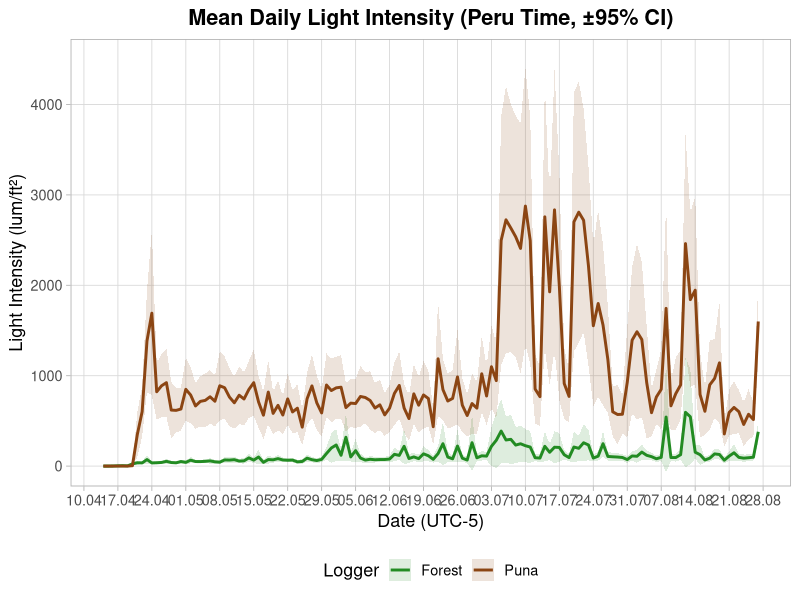
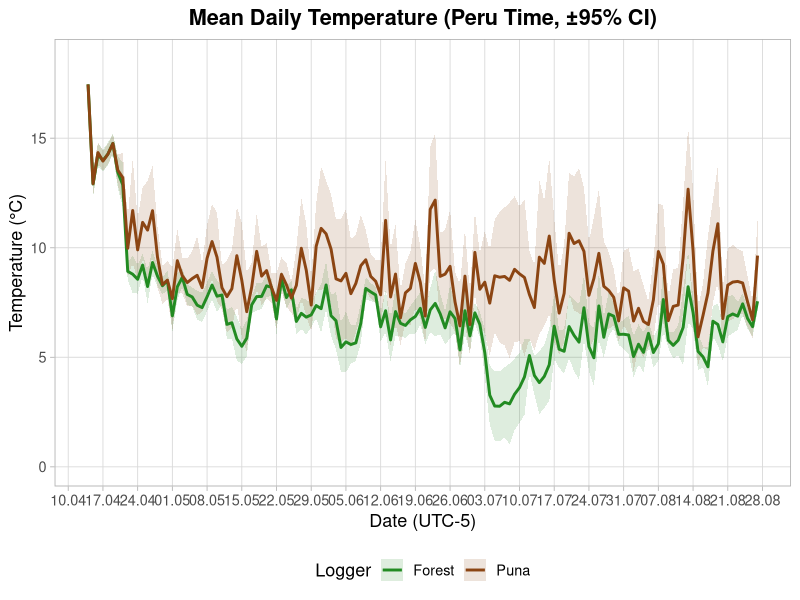
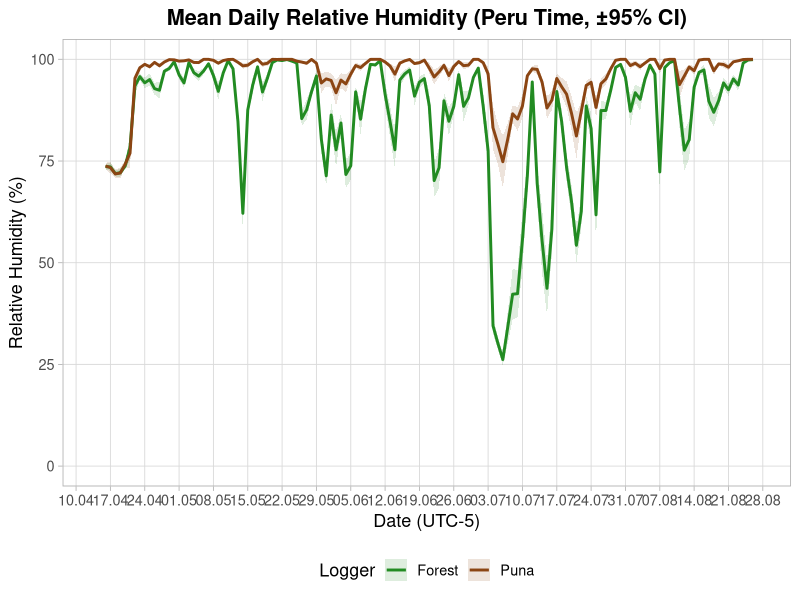
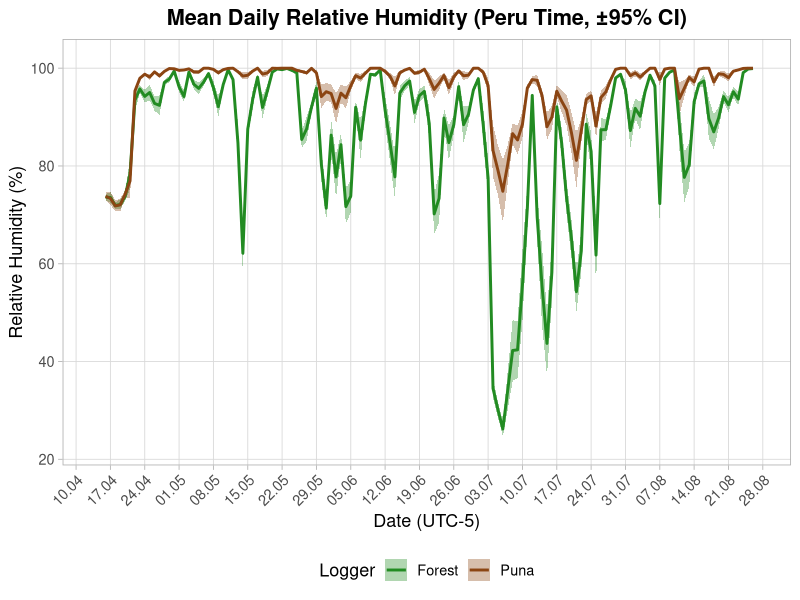
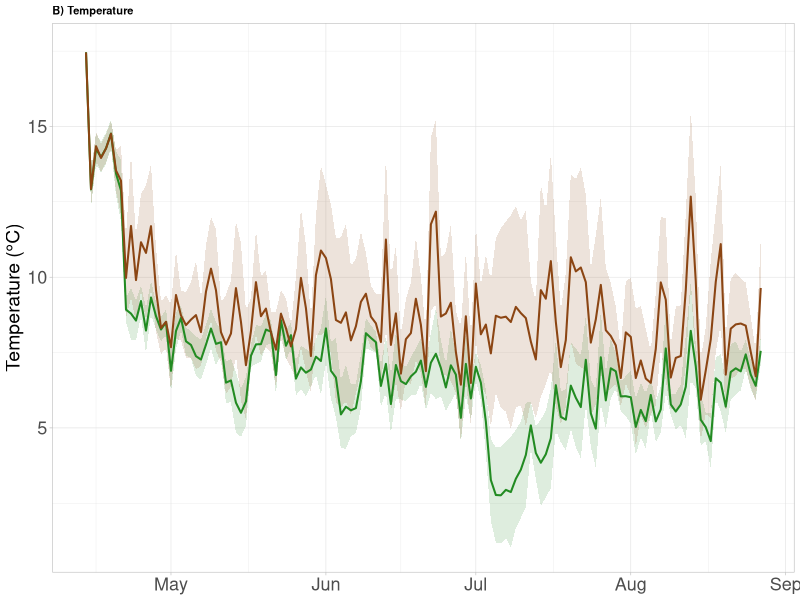
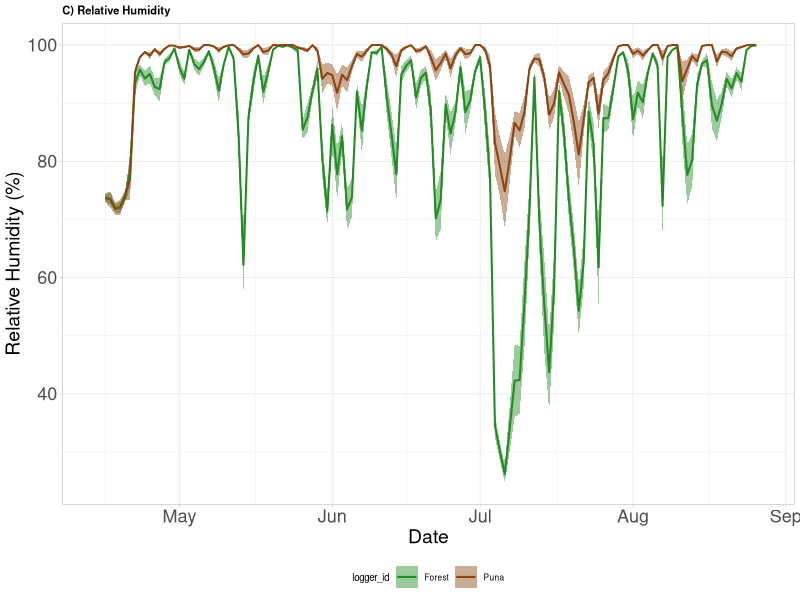
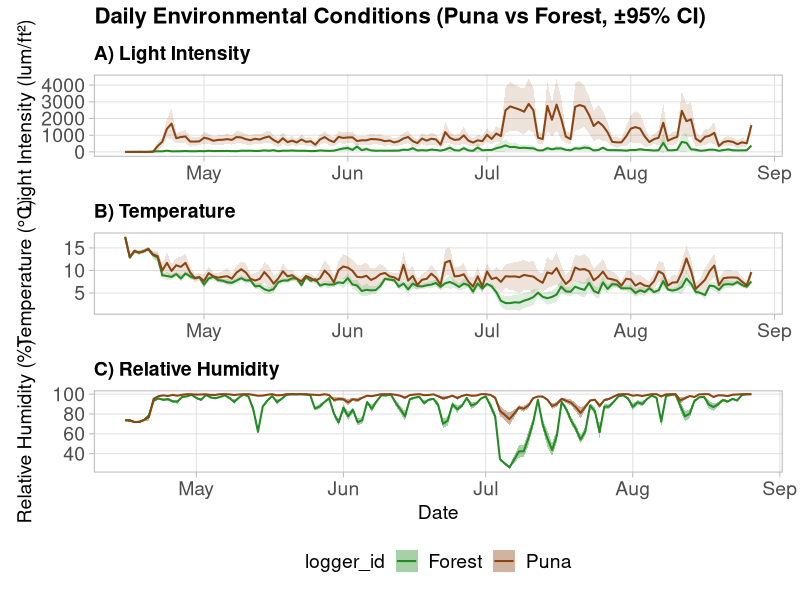
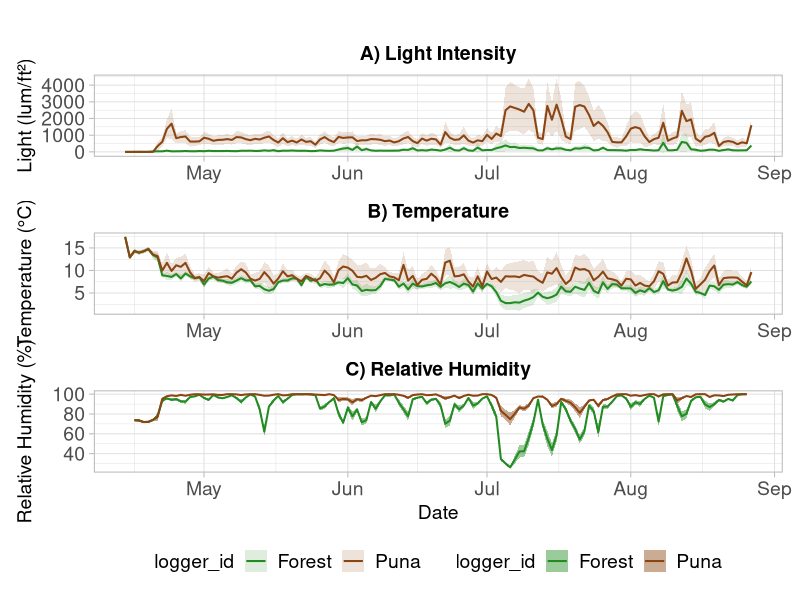

The R source for these figures, in order:
## ---- chunk 1
setwd("C:/Users/edith clemente arena/Desktop/EPIFITAS -GRADIENTE/treeline-epiphytes/treeline-epiphytes/Doble_filtro/Data")
climadata <- read.csv("dataclima.csv", header = TRUE, sep = ";", stringsAsFactors = FALSE)
str(climadata)      # Estructura de la base de datos
head(climadata)
head(climadata$date_hour)
str(climadata$date_hour)
## ---- chunk 2
library(tidyverse)
library(dplyr)
library(ggplot2)
library(lubridate)
library(tidyr)
library(patchwork)
# 1️⃣ Convertir la fecha-hora al formato correcto
climadata <- climadata %>%
  mutate(date_hour = as.POSIXct(date_hour, format = "%d/%m/%Y %H:%M", tz = "America/Lima"))
# 2️⃣ Reorganizar datos en formato largo (para ggplot)
clima_long <- climadata %>%
  dplyr::select(date_hour, ilum_puna, ilum_forest) %>%
  pivot_longer(
    cols = c(ilum_puna, ilum_forest),
    names_to = "logger_id",
    values_to = "light_lum_ft2"
  ) %>%
  mutate(date = as.Date(date_hour))  # extraer solo la fecha
# 3️⃣ Calcular la media diaria ±95% CI por logger
daily_light <- clima_long %>%
  group_by(date, logger_id) %>%
  summarise(
    n_obs   = sum(!is.na(light_lum_ft2)),
    light_mean = mean(light_lum_ft2, na.rm = TRUE),
    light_sd   = sd(light_lum_ft2, na.rm = TRUE),
    se_l       = light_sd / sqrt(pmax(n_obs, 1)),
    tcrit      = qt(0.975, df = pmax(n_obs - 1, 1)),
    ci         = tcrit * se_l,
    .groups = "drop"
  )
# 4️⃣ Gráfico: Mean Daily Light Intensity (±95% CI)
ggplot(daily_light, aes(x = date, y = light_mean, color = logger_id, fill = logger_id)) +
  geom_ribbon(aes(ymin = light_mean - ci, ymax = light_mean + ci), alpha = 0.15, color = NA) +
  geom_line(linewidth = 1) +
  labs(
    title = "Mean Daily Light Intensity (Peru Time, ±95% CI)",
    x = "Date (UTC-5)",
    y = "Light Intensity (lum/ft²)",
    color = "Logger",
    fill  = "Logger"
  ) +
  scale_color_manual(values = c(
    "ilum_forest" = "#228B22",
    "ilum_puna"   = "#8B4513"
  ),
  labels = c("Forest", "Puna")) +
  scale_fill_manual(values = c(
    "ilum_forest" = "#228B22",
    "ilum_puna"   = "#8B4513"
  ),
  labels = c("Forest", "Puna")) +
  scale_x_date(date_breaks = "7 days", date_labels = "%d.%m") +
  coord_cartesian(ylim = c(0, 4500)) +                        # ajusta el rango según tus valores
  scale_y_continuous(breaks = seq(0, 9000, by = 1000)) +
  theme_light(base_size = 13) +
  theme(
    legend.position = "bottom",
    panel.grid.major = element_line(color = "grey85", linewidth = 0.3),
    panel.grid.minor = element_blank(),
    plot.title = element_text(face = "bold", hjust = 0.5)
  )
## ---- chunk 3
library(dplyr)
library(ggplot2)
library(lubridate)
library(tidyr)
# 1️⃣ Convertir la fecha-hora al formato correcto
climadata <- climadata %>%
  mutate(date_hour = as.POSIXct(date_hour, format = "%d/%m/%Y %H:%M", tz = "America/Lima"))
# 2️⃣ Reorganizar datos en formato largo
temp_long <- climadata %>%
  dplyr::select(date_hour, t_puna, t_forest) %>%
  pivot_longer(
    cols = c(t_puna, t_forest),
    names_to = "logger_id",
    values_to = "temperature"
  ) %>%
  mutate(date = as.Date(date_hour))
# 3️⃣ Calcular la media diaria ±95% CI por logger
daily_temp <- temp_long %>%
  group_by(date, logger_id) %>%
  summarise(
    n_obs   = sum(!is.na(temperature)),
    temp_mean = mean(temperature, na.rm = TRUE),
    temp_sd   = sd(temperature, na.rm = TRUE),
    se_t      = temp_sd / sqrt(pmax(n_obs, 1)),
    tcrit     = qt(0.975, df = pmax(n_obs - 1, 1)),
    ci        = tcrit * se_t,
    .groups = "drop"
  )
# 4️⃣ Gráfico: Mean Daily Temperature (±95% CI)
ggplot(daily_temp, aes(x = date, y = temp_mean, color = logger_id, fill = logger_id)) +
  geom_ribbon(aes(ymin = temp_mean - ci, ymax = temp_mean + ci), alpha = 0.15, color = NA) +
  geom_line(linewidth = 1) +
  labs(
    title = "Mean Daily Temperature (Peru Time, ±95% CI)",
    x = "Date (UTC-5)",
    y = "Temperature (°C)",
    color = "Logger",
    fill  = "Logger"
  ) +
  scale_color_manual(values = c(
    "t_forest" = "#228B22",  # verde
    "t_puna"   = "#8B4513"   # marrón
  ),
  labels = c("Forest", "Puna")) +
  scale_fill_manual(values = c(
    "t_forest" = "#228B22",
    "t_puna"   = "#8B4513"
  ),
  labels = c("Forest", "Puna")) +
  scale_x_date(date_breaks = "7 days", date_labels = "%d.%m") +
  coord_cartesian(ylim = c(min(daily_temp$temp_mean - daily_temp$ci, na.rm = TRUE) - 1,
                           max(daily_temp$temp_mean + daily_temp$ci, na.rm = TRUE) + 1)) +
  theme_light(base_size = 13) +
  theme(
    legend.position = "bottom",
    panel.grid.major = element_line(color = "grey85", linewidth = 0.3),
    panel.grid.minor = element_blank(),
    plot.title = element_text(face = "bold", hjust = 0.5)
  )
## ---- chunk 4
library(dplyr)
library(ggplot2)
library(lubridate)
library(tidyr)
# 1️⃣ Convertir fecha y hora
climadata <- climadata %>%
  mutate(date_hour = as.POSIXct(date_hour, format = "%d/%m/%Y %H:%M", tz = "America/Lima"))
# 2️⃣ Reorganizar datos (formato largo)
hr_long <- climadata %>%
  dplyr::select(date_hour, hr_puna, hr_forest) %>%
  pivot_longer(
    cols = c(hr_puna, hr_forest),
    names_to = "logger_id",
    values_to = "humidity"
  ) %>%
  mutate(date = as.Date(date_hour))
# 3️⃣ Calcular media diaria ±95% CI por logger
daily_hr <- hr_long %>%
  group_by(date, logger_id) %>%
  summarise(
    n_obs   = sum(!is.na(humidity)),
    hr_mean = mean(humidity, na.rm = TRUE),
    hr_sd   = sd(humidity, na.rm = TRUE),
    se_h    = hr_sd / sqrt(pmax(n_obs, 1)),
    tcrit   = qt(0.975, df = pmax(n_obs - 1, 1)),
    ci      = tcrit * se_h,
    .groups = "drop"
  )
# 4️⃣ Gráfico: Mean Daily Relative Humidity (±95% CI)
ggplot(daily_hr, aes(x = date, y = hr_mean, color = logger_id, fill = logger_id)) +
  geom_ribbon(aes(ymin = hr_mean - ci, ymax = hr_mean + ci), alpha = 0.15, color = NA) +
  geom_line(linewidth = 1) +
  labs(
    title = "Mean Daily Relative Humidity (Peru Time, ±95% CI)",
    x = "Date (UTC-5)",
    y = "Relative Humidity (%)",
    color = "Logger",
    fill  = "Logger"
  ) +
  scale_color_manual(values = c(
    "hr_forest" = "#228B22",  # verde bosque
    "hr_puna"   = "#8B4513"   # marrón puna
  ),
  labels = c("Forest", "Puna")) +
  scale_fill_manual(values = c(
    "hr_forest" = "#228B22",
    "hr_puna"   = "#8B4513"
  ),
  labels = c("Forest", "Puna")) +
  scale_x_date(date_breaks = "7 days", date_labels = "%d.%m") +
  coord_cartesian(ylim = c(0, 100)) +  # HR va de 0–100%
  theme_light(base_size = 13) +
  theme(
    legend.position = "bottom",
    panel.grid.major = element_line(color = "grey85", linewidth = 0.3),
    panel.grid.minor = element_blank(),
    plot.title = element_text(face = "bold", hjust = 0.5)
  )


#CORREGIR

ggplot(
  daily_hr,
  aes(
    x = date,
    y = hr_mean,
    color = logger_id,
    fill = logger_id
  )
) +

  # IC95%
  geom_ribbon(
    aes(
      ymin = hr_mean - ci,
      ymax = hr_mean + ci
    ),
    alpha = 0.35,
    color = NA
  ) +

  # Media diaria
  geom_line(linewidth = 1) +

  labs(
    title = "Mean Daily Relative Humidity (Peru Time, ±95% CI)",
    x = "Date (UTC-5)",
    y = "Relative Humidity (%)",
    color = "Logger",
    fill  = "Logger"
  ) +

  scale_color_manual(
    values = c(
      "hr_forest" = "#228B22",
      "hr_puna"   = "#8B4513"
    ),
    labels = c("Forest", "Puna")
  ) +

  scale_fill_manual(
    values = c(
      "hr_forest" = "#228B22",
      "hr_puna"   = "#8B4513"
    ),
    labels = c("Forest", "Puna")
  ) +

  scale_x_date(
    date_breaks = "7 days",
    date_labels = "%d.%m"
  ) +

  coord_cartesian(
    ylim = c(
      min(daily_hr$hr_mean - daily_hr$ci, na.rm = TRUE) - 2,
      max(daily_hr$hr_mean + daily_hr$ci, na.rm = TRUE) + 2
    )
  ) +

  theme_light(base_size = 13) +

  theme(
    legend.position = "bottom",
    panel.grid.major = element_line(
      color = "grey85",
      linewidth = 0.3
    ),
    panel.grid.minor = element_blank(),
    plot.title = element_text(
      face = "bold",
      hjust = 0.5
    ),
    axis.text.x = element_text(
      angle = 45,
      hjust = 1
    )
  )

## ---- chunk 5
# Tema compacto
tema_compacto <- theme_light(base_size = 8) +  # tamaño base más pequeño
  theme(
    axis.text = element_text(size = 6),
    axis.title = element_text(size = 7),
    strip.text = element_text(size = 7),
    legend.text = element_text(size = 6),
    legend.title = element_text(size = 7),
    plot.title = element_text(size = 8, face = "bold"),
    legend.position = "none"
  )
# 1️ LUZ (ilum_puna / ilum_forest)
g_light <- ggplot(daily_light, aes(x = date, y = light_mean, color = logger_id, fill = logger_id)) +
  geom_ribbon(aes(ymin = light_mean - ci, ymax = light_mean + ci),
              alpha = 0.15, color = NA) +
  geom_line(linewidth = 0.7) +
  labs(y = "Light (lum/ft²)", x = NULL, title = "A) Light Intensity") +
  scale_color_manual(values = c("ilum_forest" = "#228B22", "ilum_puna" = "#8B4513"),
                     labels = c("Forest", "Puna")) +
  scale_fill_manual(values = c("ilum_forest" = "#228B22", "ilum_puna" = "#8B4513"),
                    labels = c("Forest", "Puna")) +
  tema_compacto
g_light <- g_light +
  theme(
    axis.text = element_text(size = 13),
    axis.title = element_text(size = 14)
  )

# 2️ TEMPERATURA
g_temp <- ggplot(daily_temp, aes(x = date, y = temp_mean, color = logger_id, fill = logger_id)) +
  geom_ribbon(aes(ymin = temp_mean - ci, ymax = temp_mean + ci),
              alpha = 0.15, color = NA) +
  geom_line(linewidth = 0.7) +
  labs(y = "Temperature (°C)", x = NULL, title = "B) Temperature") +
  scale_color_manual(values = c("t_forest" = "#228B22", "t_puna" = "#8B4513"),
                     labels = c("Forest", "Puna")) +
  scale_fill_manual(values = c("t_forest" = "#228B22", "t_puna" = "#8B4513"),
                    labels = c("Forest", "Puna")) +
  tema_compacto

g_temp <- g_temp +
  theme(
    axis.text = element_text(size = 13),
    axis.title = element_text(size = 14)
  )

g_temp

# 3️ HUMEDAD RELATIVA
g_hr <- ggplot(daily_hr, aes(x = date, y = hr_mean, color = logger_id, fill = logger_id)) +
  geom_ribbon(aes(ymin = hr_mean - ci, ymax = hr_mean + ci),
              alpha = 0.45, color = NA) +
  geom_line(linewidth = 0.7) +
  labs(y = "Relative Humidity (%)", x = "Date", title = "C) Relative Humidity") +
  scale_color_manual(values = c("hr_forest" = "#228B22", "hr_puna" = "#8B4513"),
                     labels = c("Forest", "Puna")) +
  scale_fill_manual(values = c("hr_forest" = "#228B22", "hr_puna" = "#8B4513"),
                    labels = c("Forest", "Puna")) +
  tema_compacto +
  theme(legend.position = "bottom")

g_hr <- g_hr +
  theme(
    axis.text = element_text(size = 13),
    axis.title = element_text(size = 14)
  )
g_hr
#Tema profesional uniforme
tema_publicacion <- theme_light(base_size = 14) +
  theme(
    axis.text = element_text(size = 14),
    axis.title = element_text(size = 14),
    strip.text = element_text(size = 14),
    legend.text = element_text(size = 14),
    legend.title = element_text(size = 14),
    plot.title = element_text(size = 14, face = "bold", hjust = 0.5)
  )
#aplicar el tema en los graficos
g_light <- g_light + tema_publicacion +
  scale_x_date(
    date_breaks = "1 month",
    date_labels = "%b"
  )

g_temp  <- g_temp  + tema_publicacion +
  scale_x_date(
    date_breaks = "1 month",
    date_labels = "%b"
  )

g_hr    <- g_hr    + tema_publicacion +
  scale_x_date(
    date_breaks = "1 month",
    date_labels = "%b"
  )

# 4️ COMBINAR LOS GRÁFICOS
g_clima <- (g_light / g_temp / g_hr) +
  plot_layout(
    heights = c(1,1,1),
    guides = "collect"   # <- recoge todas las leyendas en una sola
  ) +
  plot_annotation(
    title = " ",
    theme = theme(plot.title = element_text(size = 16, face = "bold", hjust = 0.5))
  ) &
  theme(legend.position = "bottom")   # <- mueve la leyenda abajo


ggsave(
  filename = "Environmental_conditions_patchwork.png",
  plot = g_clima,
  width = 12,       # ancho en pulgadas
  height = 14,      # alto en pulgadas (3 paneles)
  dpi = 300         # resolución alta
)
## ---- chunk 6
# ==============================
# LIBRERÍAS
# ==============================
library(dplyr)
library(ggplot2)
library(patchwork)

# ==============================
# TEMA DE PUBLICACIÓN (uniforme)
# ==============================
tema_publicacion <- theme_light(base_size = 14) +
  theme(
    axis.text = element_text(size = 14),
    axis.title = element_text(size = 14),
    strip.text = element_text(size = 14),
    legend.text = element_text(size = 14),
    legend.title = element_text(size = 14),
    plot.title = element_text(size = 14, face = "bold"),
    panel.grid.minor = element_blank()
  )

# ==============================
# ESCALA DE FECHAS CADA 1 MES
# ==============================
escala_fecha <- scale_x_date(
  date_breaks = "1 month",
  date_labels = "%b"
)

# ==============================
# 1) LUZ
# ==============================
g_light <- ggplot(daily_light, aes(date, light_mean, color = logger_id, fill = logger_id)) +
  geom_ribbon(aes(ymin = light_mean - ci, ymax = light_mean + ci),
              alpha = 0.15, color = NA) +
  geom_line(linewidth = 0.7) +
  labs(y = "Light Intensity (lum/ft²)", x = NULL, title = "A) Light Intensity") +
  scale_color_manual(values = c("ilum_forest" = "#228B22", "ilum_puna" = "#8B4513"),
                     labels = c("Forest", "Puna")) +
  scale_fill_manual(values = c("ilum_forest" = "#228B22", "ilum_puna" = "#8B4513"),
                    labels = c("Forest", "Puna")) +
  escala_fecha +
  tema_publicacion +
  theme(legend.position = "none")   # quitar leyenda aquí


# ==============================
# 2) TEMPERATURA 
# ==============================
daily_temp_clean <- daily_temp %>% 
  filter(!is.na(temp_mean), !is.na(ci), n_obs > 1)

g_temp <- ggplot(daily_temp_clean, aes(date, temp_mean, color = logger_id, fill = logger_id)) +
  geom_ribbon(aes(ymin = temp_mean - ci, ymax = temp_mean + ci),
              alpha = 0.15, color = NA) +
  geom_line(linewidth = 0.7) +
  labs(y = "Temperature (°C)", x = NULL, title = "B) Temperature") +
  scale_color_manual(values = c("t_forest" = "#228B22", "t_puna" = "#8B4513"),
                     labels = c("Forest", "Puna")) +
  scale_fill_manual(values = c("t_forest" = "#228B22", "t_puna" = "#8B4513"),
                    labels = c("Forest", "Puna")) +
  escala_fecha +
  tema_publicacion +
  theme(legend.position = "none")   # quitar leyenda aquí


# ==============================
# 3) HUMEDAD RELATIVA
# ==============================
daily_hr_clean <- daily_hr %>% 
  filter(!is.na(hr_mean), !is.na(ci), n_obs > 1)

g_hr <- ggplot(daily_hr_clean, aes(date, hr_mean, color = logger_id, fill = logger_id)) +
  geom_ribbon(aes(ymin = hr_mean - ci, ymax = hr_mean + ci),
              alpha = 0.4, color = NA) +
  geom_line(linewidth = 0.7) +
  labs(y = "Relative Humidity (%)", x = "Date", title = "C) Relative Humidity") +
  scale_color_manual(values = c("hr_forest" = "#228B22", "hr_puna" = "#8B4513"),
                     labels = c("Forest", "Puna")) +
  scale_fill_manual(values = c("hr_forest" = "#228B22", "hr_puna" = "#8B4513"),
                    labels = c("Forest", "Puna")) +
  escala_fecha +
  tema_publicacion +
  theme(legend.position = "bottom")   # SOLO aquí dejamos leyenda


# ==============================
# COMBINAR LOS TRES GRÁFICOS
# ==============================
g_clima <- (g_light / g_temp / g_hr) +
  plot_layout(heights = c(1,1,1), guides = "collect") +  # collect = una sola leyenda
  plot_annotation(
    title = "Daily Environmental Conditions (Puna vs Forest, ±95% CI)",
    theme = theme(plot.title = element_text(size = 16, face = "bold", hjust = 0.5))+
      theme(legend.position = "bottom")

  )

# ==============================
# MOSTRAR
# ==============================
g_clima

# ==============================
# EXPORTAR PARA PAPER
# ==============================
ggsave("Environmental_conditions_panel.png", g_clima,
       width = 12, height = 14, dpi = 300)

# Versión journal (TIFF 600 dpi)
ggsave("Environmental_conditions_panel.tiff", g_clima,
       width = 12, height = 14, dpi = 600, compression = "lzw")

#para el caption calcula media, min y max
daily_light %>%
  group_by(logger_id) %>%
  summarise(
    mean = mean(light_mean, na.rm = TRUE),
    min = min(light_mean, na.rm = TRUE),
    max = max(light_mean, na.rm = TRUE)
  )

daily_temp %>%
  group_by(logger_id) %>%
  summarise(
    mean = mean(temp_mean, na.rm = TRUE),
    min = min(temp_mean, na.rm = TRUE),
    max = max(temp_mean, na.rm = TRUE)
  )

daily_hr %>%
  group_by(logger_id) %>%
  summarise(
    mean = mean(hr_mean, na.rm = TRUE),
    min = min(hr_mean, na.rm = TRUE),
    max = max(hr_mean, na.rm = TRUE)
  )
